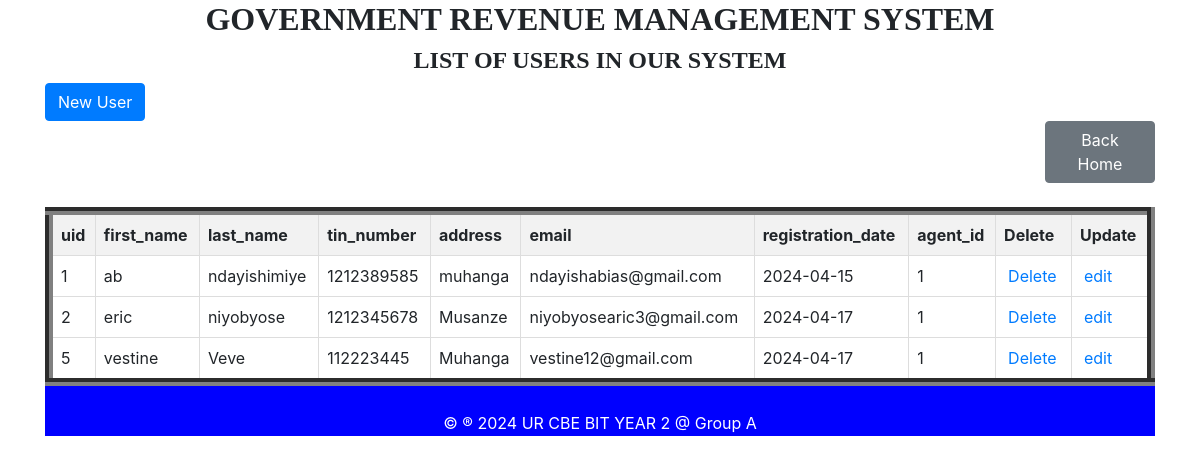
Page /user_table.php on the earlier database version.
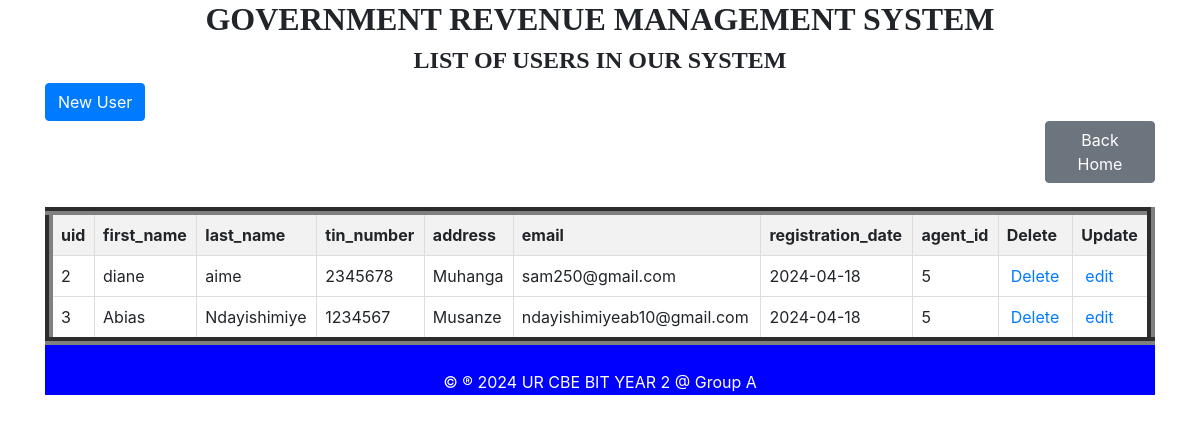
Same page on the later database version.
### tables this page shows
CREATE TABLE `user` (
  `uid` int(11) NOT NULL,
  `first_name` varchar(100) NOT NULL,
  `last_name` varchar(100) NOT NULL,
  `tin_number` int(25) NOT NULL,
  `address` varchar(100) NOT NULL,
  `email` varchar(100) NOT NULL,
  `registration_date` date NOT NULL,
  `agent_id` int(11) DEFAULT NULL
);

### user_table.php (the view, shortened to what this page needs)
<!DOCTYPE html>
<html>
<head>
    <link href="https://stackpath.bootstrapcdn.com/bootstrap/4.5.2/css/bootstrap.min.css" rel="stylesheet">
</head>
<body>
    <div class="container">
        <h2 style="text-align: center; font-family: century; font-weight: bold;">GOVERNMENT REVENUE MANAGEMENT SYSTEM</h2>
        <h4 style="text-align: center; font-family: century; font-weight: bold;">LIST OF USERS IN OUR SYSTEM</h4>
        <a href="user_form.html" class="btn btn-primary" style="margin-top: 0px;">New User</a>
        <a href="home.html" class="btn btn-secondary" style="margin-left: 1000px;">Back Home</a>
        <table class="table table-bordered">
            <thead class="bg-warning">
<?php
include "dbconnection.php";
$sql = "SELECT * FROM user";
$result = $connection->query($sql);
?>
<!DOCTYPE html>
<html>
<head>
</head>
<body>
    <table border="5">
        <table border="8">
        <tr>
            <th>uid</th>
            <th>first_name</th>
            <th>last_name</th>
            <th>tin_number</th>
            <th>address</th>
            <th>email</th>
            <th>registration_date</th>
            <th>agent_id</th>
            <th>Delete</th>
            <th>Update</th>
        </tr>
        <?php
        if ($result->num_rows > 0) {
            while ($row = $result->fetch_assoc()) {
                echo "<tr>
                    <td>" . $row['uid'] . "</td>
                    <td>" . $row['first_name'] . "</td>
                    <td>" . $row['last_name'] . "</td>
                    <td>" . $row['tin_number'] . "</td>
                    <td>" . $row['address'] . "</td>
                    <td>" . $row['email'] . "</td>
                    <td>" . $row['registration_date'] . "</td>
                    <td>" . $row['agent_id'] . "</td>
                    <td><a style='padding:4px' href='deleteuser.php?uid={$row['uid']}'>Delete</a></td>
                    <td><a style='padding:4px' href='user_edit.php?uid={$row['uid']}'>edit</a></td>
                </tr>";
            }
        } else {
            echo "<tr><td colspan='8'>No data found</td></tr>";
        }
        ?>
    </table>
</body>
</html>
<footer>
            <p>&copy &reg 2024 UR CBE BIT YEAR 2 @ Group A</p>
        </center></footer>
    </body>
    </html>

Differences in the rows shown:
removed user: uid "1", first_name "ab", last_name "ndayishimiye", tin_number "1212389585", address "muhanga", email "ndayishabias@gmail.com", registration_date "2024-04-15", agent "1"
removed user: uid "5", first_name "vestine", last_name "Veve", tin_number "112223445", address "Muhanga", email "vestine12@gmail.com", registration_date "2024-04-17", agent "1"
changed user id 2: first_name "eric" → "diane"; last_name "niyobyose" → "aime"; tin_number "1212345678" → "2345678"; address "Musanze" → "Muhanga"; email "niyobyosearic3@gmail.com" → "sam250@gmail.com"; registration_date "2024-04-17" → "2024-04-18"; agent "1" → "5"
added user: uid "3", first_name "Abias", last_name "Ndayishimiye", tin_number "1234567", address "Musanze", email "ndayishimiyeab10@gmail.com", registration_date "2024-04-18", agent "5"
